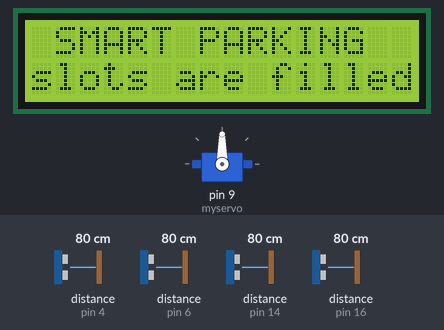
A sketch run on a simulated Arduino Uno, built with avr-gcc and run on an emulated ATmega328P. Parts: servo, 16×2 character LCD. Wiring (inferred from the names in the program): 4 × ultrasonic range finder: trigger pin 5, echo pin 4 / trigger pin 7, echo pin 6 / trigger pin 15, echo pin 14 / trigger pin 17, echo pin 16. Inputs (shaded band) come from the test bench; at power-on: distance to the obstacle (sensors on pin 4, pin 6, pin 14, pin 16) 80 cm. The echo pulse lasts 58.3 µs per cm; what the sketch prints to the serial monitor is not drawn.

Above: at 1.2 s.
1.3 s: distance to the obstacle (sensor on pin 4) set to 120 cm
At 3.8 s:
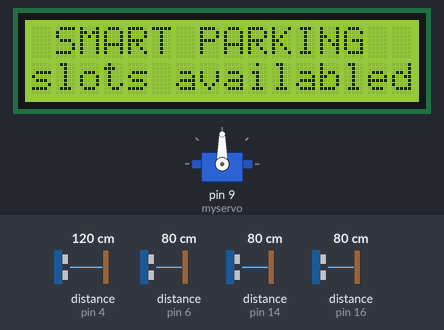
4.1 s: distance to the obstacle (sensor on pin 6) set to 196 cm
7.0 s: distance to the obstacle (sensor on pin 6) set to 206 cm
At 9.7 s:
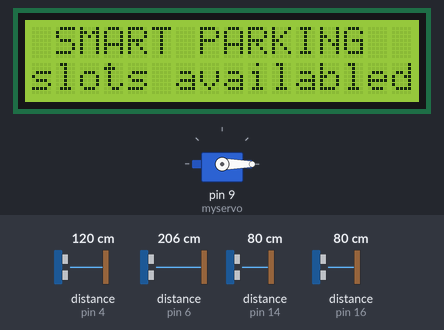
10.0 s: distance to the obstacle (sensor on pin 4) set to 2 cm
At 10.5 s:
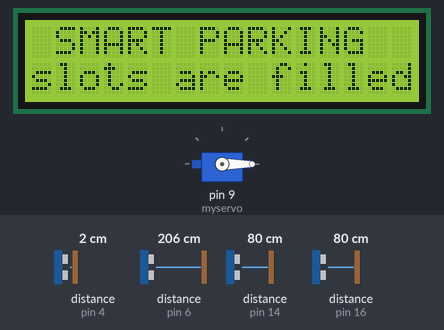
11.5 s: distance to the obstacle (sensor on pin 4) set to 299 cm
At 12.2 s:
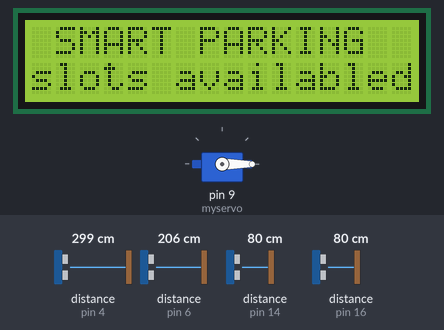
13.1 s: distance to the obstacle (sensor on pin 4) set to 9 cm
At 14.4 s:
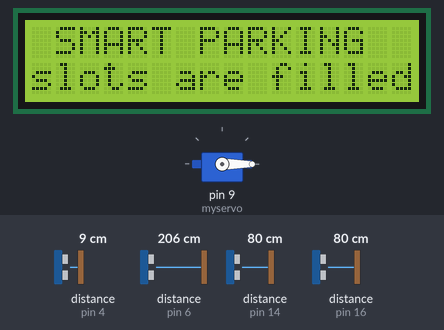
Timing chart, 0 to 15.6 s (numbered marks = the images above; inputs shaded):
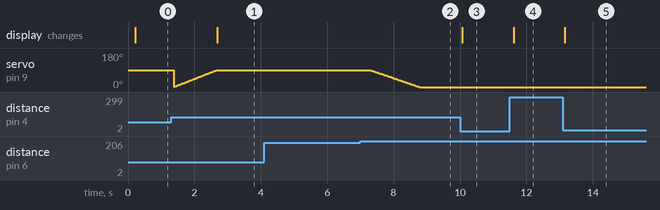

The sketch:

codes.ino
```cpp
#include <Servo.h>
Servo myservo;  // create servo object to control a servo
// twelve servo objects can be created on most boards

int pos = 0;    // variable to store the servo position
#include <LiquidCrystal.h>
LiquidCrystal lcd (2,3,10,11,12,13);//RS,EN,D4,D5,D6,D7
int trigger=7;
int echo=6;
int trigger1=5;
int echo1=4;
int trigger2=15;
int echo2=14;
int trigger3=17;
int echo3=16;
long duration;
long distance;
long duration1;
long distance1;
long duration2;
long distance2;
long duration3;
long distance3;
int count=0;
int flag=0;
void setup()
{
myservo.attach(9);  // attaches the servo on pin 9 to the servo object
pinMode(trigger,OUTPUT);
pinMode(echo,INPUT);
pinMode(trigger1,OUTPUT);
pinMode(echo1,INPUT);
pinMode(trigger2,OUTPUT);
pinMode(echo2,INPUT);
pinMode(trigger3,OUTPUT);
pinMode(echo3,INPUT);
digitalWrite(trigger,LOW);
digitalWrite(trigger1,LOW);
digitalWrite(trigger2,LOW);
digitalWrite(trigger3,LOW);
Serial.begin(9600);
lcd.begin(16,2);
lcd.clear();

}
void loop()
{
  lcd.setCursor(1,0);
  lcd.print("SMART PARKING");
  Serial.println("SMART PARKING");
  digitalWrite(trigger,LOW);
  delayMicroseconds(2); // Wait for 2 microsecond(s)
  digitalWrite(trigger,HIGH);
  delayMicroseconds(10); // Wait for 10 microsecond(s)
  digitalWrite(trigger,LOW);
  duration=pulseIn(echo,HIGH);
  distance=(duration*0.0343)/2;
  if(distance<100){
    Serial.println("Vehicle is waiting");
    //lcd.setCursor(15,0);
  //lcd.print("Vehicle is waiting");
  }else{
  Serial.println("No vehicles");
    //lcd.setCursor(15,0);
  //lcd.print("No Vehicles");
  }
  //lcd.setCursor(10,0);
  //lcd.print(distance);
  //lcd.setCursor(14,0);
  //lcd.print("cm");
  delay(100);

  digitalWrite(trigger1,LOW);
  delayMicroseconds(2); // Wait for 2 microsecond(s)
  digitalWrite(trigger1,HIGH);
  delayMicroseconds(10); // Wait for 10 microsecond(s)
  digitalWrite(trigger1,LOW);
  duration1=pulseIn(echo1,HIGH);
  distance1=(duration1*0.0343)/2;
  if(distance1>100){
    Serial.println("Slot 1 Parking Available");
  }else{
  Serial.println("Slot 1 Parking Filled");
  }
  //Serial.println(distance1);

  digitalWrite(trigger2,LOW);
  delayMicroseconds(2); // Wait for 2 microsecond(s)
  digitalWrite(trigger2,HIGH);
  delayMicroseconds(10); // Wait for 10 microsecond(s)
  digitalWrite(trigger2,LOW);
  duration2=pulseIn(echo2,HIGH);
  distance2=(duration2*0.0343)/2;
  if(distance2>100){
    Serial.println("Slot 2 Parking Available");
  }else{
  Serial.println("Slot 2 Parking Filled");
  }
  //Serial.println(distance2);

  digitalWrite(trigger3,LOW);
  delayMicroseconds(2); // Wait for 2 microsecond(s)
  digitalWrite(trigger3,HIGH);
  delayMicroseconds(10); // Wait for 10 microsecond(s)
  digitalWrite(trigger3,LOW);
  duration3=pulseIn(echo3,HIGH);
  distance3=(duration3*0.0343)/2;
    if(distance3>100){
    Serial.println("Slot 3 Parking Available");
  }else{
  Serial.println("Slot 3 Parking Filled");
  }
  //Serial.println(distance3);
  if (distance1>100 or distance2>100 or distance3>100){
    Serial.println("slots available");
      lcd.setCursor(0,1);
  lcd.print("slots available");
                   }else{
    Serial.println("slots are filled");
    lcd.setCursor(0,1);
  lcd.print("slots are filled");
  }


     if(distance<100&&flag==0&&(distance1>100 or distance2>100 or distance3>100))
  { for (pos = 0; pos <= 90; pos += 1) { // goes from 0 degrees to 90 degrees
    // in steps of 1 degree
        myservo.write(pos);   // tell servo to go to position in variable 'pos'
   // delay(10);   // waits 15 ms for the servo to reach the position
    Serial.println("Gate is Open");
  flag=1;
  }
     }
  else if(distance>200&&flag==1)
  {
    for (pos = 90; pos >= 0; pos -= 1) { // goes from 90 degrees to 0 degrees
    myservo.write(pos);              // tell servo to go to position in variable 'pos'
    //delay(10);      // waits 15 ms for the servo to reach the position
    Serial.println("Gate is Closed");
  flag=0;
    }
  }
}
```

Measured:
- the behaviour switches between 201 and 202 cm on distance to the obstacle (sensor on pin 6) (found by bisection; images 1 and 2)
- after the input at 1.3 s, the display: changes after 1.4 s (image 1)
- after the input at 4.1 s, every drawn part: stays the same
- after the input at 7.0 s, servo on pin 9 (myservo): moves from 90° to 0° over 1.5 s, starting after 0.29 s
- after the input at 10.0 s, the display: changes after 0.07 s (image 3)
- after the input at 11.5 s, the display: changes after 0.12 s (image 4)
- after the input at 13.1 s, the display: changes after 0.05 s (image 5)
